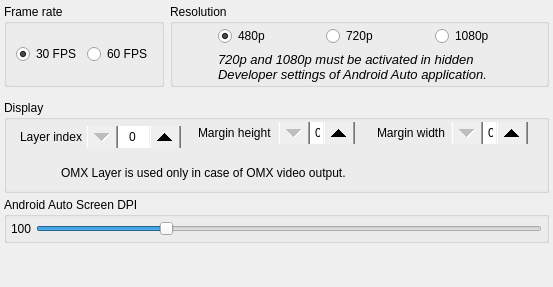
     <widget class="QWidget" name="Video">
      <attribute name="title">
       <string>Video</string>
      </attribute>
      <layout class="QVBoxLayout" name="_VideoLayout">
       <property name="spacing">
        <number>4</number>
       </property>
       <property name="leftMargin">
        <number>4</number>
       </property>
       <property name="topMargin">
        <number>4</number>
       </property>
       <property name="rightMargin">
        <number>4</number>
       </property>
       <property name="bottomMargin">
        <number>4</number>
       </property>
       <item>
        <widget class="QWidget" name="framerateresolution" native="true">
         <layout class="QHBoxLayout" name="horizontalLayout_11">
          <property name="leftMargin">
           <number>0</number>
          </property>
          <property name="topMargin">
           <number>0</number>
          </property>
          <property name="rightMargin">
           <number>0</number>
          </property>
          <item>
           <widget class="QGroupBox" name="GroupFrameRate">
            <property name="title">
             <string>Frame rate</string>
            </property>
            <layout class="QHBoxLayout" name="horizontalLayout_6">
             <property name="topMargin">
              <number>2</number>
             </property>
             <property name="bottomMargin">
              <number>2</number>
             </property>
             <item>
              <widget class="QRadioButton" name="radioButton30FPS">
               <property name="text">
                <string>30 FPS</string>
               </property>
               <property name="checked">
                <bool>true</bool>
               </property>
              </widget>
             </item>
             <item>
              <widget class="QRadioButton" name="radioButton60FPS">
               <property name="text">
                <string>60 FPS</string>
               </property>
              </widget>
             </item>
            </layout>
           </widget>
          </item>
          <item>
           <widget class="QGroupBox" name="GroupResolution">
            <property name="title">
             <string>Resolution</string>
            </property>
            <layout class="QGridLayout" name="gridLayout_4">
             <property name="topMargin">
              <number>2</number>
             </property>
             <property name="bottomMargin">
              <number>2</number>
             </property>
             <item row="1" column="3">
              <widget class="QRadioButton" name="radioButton720p">
               <property name="text">
                <string>720p</string>
               </property>
              </widget>
             </item>
             <item row="1" column="4">
              <widget class="QRadioButton" name="radioButton1080p">
               <property name="text">
                <string>1080p</string>
               </property>
              </widget>
             </item>
             <item row="1" column="2">
              <widget class="QRadioButton" name="radioButton480p">
               <property name="text">
                <string>480p</string>
               </property>
               <property name="checked">
                <bool>true</bool>
               </property>
              </widget>
             </item>
             <item row="2" column="0">
              <widget class="QLabel" name="labelResolutionWarningIcon">
               <property name="sizePolicy">
                <sizepolicy hsizetype="Fixed" vsizetype="Fixed">
                 <horstretch>0</horstretch>
                 <verstretch>0</verstretch>
                </sizepolicy>
               </property>
               <property name="minimumSize">
                <size>
                 <width>30</width>
                 <height>30</height>
                </size>
               </property>
               <property name="maximumSize">
                <size>
                 <width>30</width>
                 <height>30</height>
                </size>
               </property>
               <property name="text">
                <string>&lt;html&gt;&lt;head/&gt;&lt;body&gt;&lt;p&gt;&lt;img src=&quot;:/ico_warning.png&quot;/&gt;&lt;/p&gt;&lt;/body&gt;&lt;/html&gt;</string>
               </property>
               <property name="alignment">
                <set>Qt::AlignCenter</set>
               </property>
              </widget>
             </item>
             <item row="2" column="2" colspan="3">
              <widget class="QLabel" name="labelResolutionWarning">
               <property name="font">
                <font>
                 <pointsize>10</pointsize>
                 <italic>true</italic>
                </font>
               </property>
               <property name="text">
                <string>720p and 1080p must be activated in hidden Developer settings of Android Auto application.</string>
               </property>
               <property name="wordWrap">
                <bool>true</bool>
               </property>
              </widget>
             </item>
            </layout>
           </widget>
          </item>
         </layout>
        </widget>
       </item>
       <item>
        <widget class="QGroupBox" name="GroupOmxLayerIndex">
         <property name="title">
          <string>Display</string>
         </property>
         <layout class="QVBoxLayout" name="verticalLayout_22">
          <property name="topMargin">
           <number>2</number>
          </property>
          <property name="bottomMargin">
           <number>2</number>
          </property>
          <item>
           <layout class="QHBoxLayout" name="display">
            <property name="spacing">
             <number>4</number>
            </property>
            <item>
             <widget class="QWidget" name="index" native="true">
              <layout class="QFormLayout" name="formLayout_12">
               <property name="horizontalSpacing">
                <number>4</number>
               </property>
               <property name="verticalSpacing">
                <number>4</number>
               </property>
               <property name="leftMargin">
                <number>4</number>
               </property>
               <property name="topMargin">
                <number>4</number>
               </property>
               <property name="rightMargin">
                <number>4</number>
               </property>
               <property name="bottomMargin">
                <number>4</number>
               </property>
               <item row="0" column="0">
                <widget class="QLabel" name="labelOmxLayerIndex">
                 <property name="frameShape">
                  <enum>QFrame::NoFrame</enum>
                 </property>
                 <property name="frameShadow">
                  <enum>QFrame::Plain</enum>
                 </property>
                 <property name="text">
                  <string>Layer index</string>
                 </property>
                 <property name="alignment">
                  <set>Qt::AlignLeading|Qt::AlignLeft|Qt::AlignVCenter</set>
                 </property>
                </widget>
               </item>
               <item row="0" column="1">
                <widget class="QSpinBox" name="spinBoxOmxLayerIndex">
                 <property name="styleSheet">
                  <string notr="true">QSpinBox::up-button { width: 32px; height: 32px;
subcontrol-origin: margin;
subcontrol-position: center right;
}
QSpinBox::down-button { width: 32px; height: 32px; 
subcontrol-origin: margin;
subcontrol-position: center left;
}</string>
                 </property>
                 <property name="alignment">
                  <set>Qt::AlignCenter</set>
                 </property>
                </widget>
               </item>
              </layout>
             </widget>
            </item>
            <item>
             <widget class="QWidget" name="marginheight" native="true">
              <layout class="QFormLayout" name="formLayout_11">
               <property name="topMargin">
                <number>0</number>
               </property>
               <property name="bottomMargin">
                <number>0</number>
               </property>
               <item row="0" column="0">
                <widget class="QLabel" name="labelVideoMarginHeight">
                 <property name="text">
                  <string>Margin height</string>
                 </property>
                 <property name="alignment">
                  <set>Qt::AlignLeading|Qt::AlignLeft|Qt::AlignVCenter</set>
                 </property>
                </widget>
               </item>
               <item row="0" column="1">
                <widget class="QSpinBox" name="spinBoxVideoMarginHeight">
                 <property name="styleSheet">
                  <string notr="true">QSpinBox::up-button { width: 32px; height: 32px;
subcontrol-origin: margin;
subcontrol-position: center right;
}
QSpinBox::down-button { width: 32px; height: 32px; 
subcontrol-origin: margin;
subcontrol-position: center left;
}</string>
                 </property>
                 <property name="alignment">
                  <set>Qt::AlignCenter</set>
                 </property>
                 <property name="maximum">
                  <number>99999</number>
                 </property>
                </widget>
               </item>
              </layout>
             </widget>
            </item>
            <item>
             <widget class="QWidget" name="marginwidth" native="true">
              <layout class="QFormLayout" name="formLayout_13">
               <property name="formAlignment">
                <set>Qt::AlignLeading|Qt::AlignLeft|Qt::AlignTop</set>
               </property>
               <property name="topMargin">
                <number>0</number>
               </property>
               <property name="bottomMargin">
                <number>0</number>
               </property>
               <item row="0" column="0">
                <widget class="QLabel" name="labelVideoMarginWidth">
                 <property name="text">
                  <string>Margin width</string>
                 </property>
                 <property name="alignment">
                  <set>Qt::AlignLeading|Qt::AlignLeft|Qt::AlignVCenter</set>
                 </property>
                </widget>
               </item>
               <item row="0" column="1">
                <widget class="QSpinBox" name="spinBoxVideoMarginWidth">
                 <property name="styleSheet">
                  <string notr="true">QSpinBox::up-button { width: 32px; height: 32px;
subcontrol-origin: margin;
subcontrol-position: center right;
}
QSpinBox::down-button { width: 32px; height: 32px; 
subcontrol-origin: margin;
subcontrol-position: center left;
}</string>
                 </property>
                 <property name="alignment">
                  <set>Qt::AlignCenter</set>
                 </property>
                 <property name="maximum">
                  <number>99999</number>
                 </property>
                </widget>
               </item>
              </layout>
             </widget>
            </item>
           </layout>
          </item>
          <item>
           <widget class="QWidget" name="omxinfo" native="true">
            <layout class="QFormLayout" name="formLayout_32">
             <property name="topMargin">
              <number>0</number>
             </property>
             <property name="bottomMargin">
              <number>0</number>
             </property>
             <item row="0" column="0">
              <widget class="QLabel" name="label_6">
               <property name="sizePolicy">
                <sizepolicy hsizetype="Fixed" vsizetype="Fixed">
                 <horstretch>0</horstretch>
                 <verstretch>0</verstretch>
                </sizepolicy>
               </property>
               <property name="minimumSize">
                <size>
                 <width>30</width>
                 <height>30</height>
                </size>
               </property>
               <property name="text">
                <string>&lt;html&gt;&lt;head/&gt;&lt;body&gt;&lt;p&gt;&lt;img src=&quot;:/ico_info.png&quot;/&gt;&lt;/p&gt;&lt;/body&gt;&lt;/html&gt;</string>
               </property>
               <property name="scaledContents">
                <bool>false</bool>
               </property>
               <property name="alignment">
                <set>Qt::AlignCenter</set>
               </property>
              </widget>
             </item>
             <item row="0" column="1">
              <widget class="QLabel" name="label_7">
               <property name="text">
                <string>OMX Layer is used only in case of OMX video output.</string>
               </property>
              </widget>
             </item>
            </layout>
           </widget>
          </item>
         </layout>
        </widget>
       </item>
       <item>
        <widget class="QGroupBox" name="GroupScreenDPI">
         <property name="title">
          <string>Android Auto Screen DPI</string>
         </property>
         <layout class="QFormLayout" name="formLayout_14">
          <property name="horizontalSpacing">
           <number>4</number>
          </property>
          <property name="verticalSpacing">
           <number>4</number>
          </property>
          <property name="leftMargin">
           <number>4</number>
          </property>
          <property name="topMargin">
           <number>4</number>
          </property>
          <property name="rightMargin">
           <number>4</number>
          </property>
          <property name="bottomMargin">
           <number>4</number>
          </property>
          <item row="0" column="0">
           <widget class="QLabel" name="labelScreenDPIValue">
            <property name="text">
             <string>100</string>
            </property>
           </widget>
          </item>
          <item row="0" column="1">
           <widget class="QSlider" name="horizontalSliderScreenDPI">
            <property name="sizePolicy">
             <sizepolicy hsizetype="Expanding" vsizetype="Expanding">
              <horstretch>0</horstretch>
              <verstretch>0</verstretch>
             </sizepolicy>
            </property>
            <property name="maximum">
             <number>400</number>
            </property>
            <property name="value">
             <number>100</number>
            </property>
            <property name="orientation">
             <enum>Qt::Horizontal</enum>
            </property>
           </widget>
          </item>
         </layout>
        </widget>
       </item>
       <item>
        <spacer name="verticalSpacer_2">
         <property name="orientation">
          <enum>Qt::Vertical</enum>
         </property>
         <property name="sizeHint" stdset="0">
          <size>
           <width>20</width>
           <height>40</height>
          </size>
         </property>
        </spacer>
       </item>
      </layout>
     </widget>
